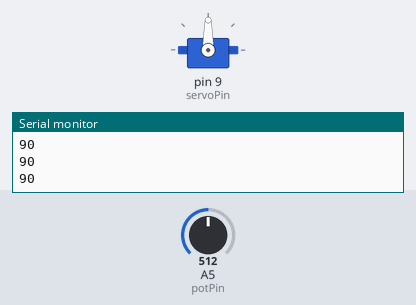
Simulated run of this sketch. Board: Arduino Uno, built with avr-gcc and run on an emulated ATmega328P. Parts: servo, the last lines printed to the serial monitor. Inputs (shaded band) come from the test bench; at power-on: A5 (potPin) = 512.

Above: at 1.2 s.
1.3 s: A5 (potPin) set to 716
At 2.5 s:
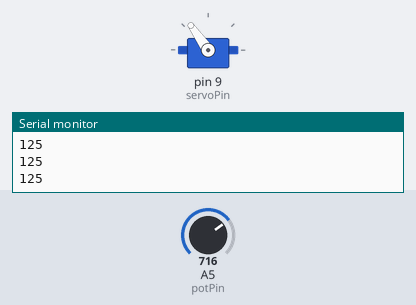
2.8 s: A5 (potPin) set to 900
At 4.0 s:
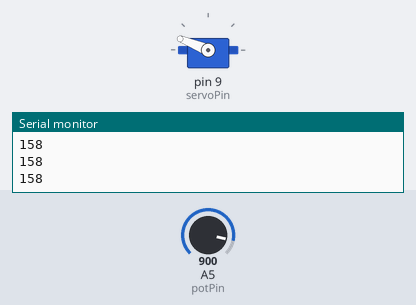
4.3 s: A5 (potPin) set to 1023
At 4.9 s:
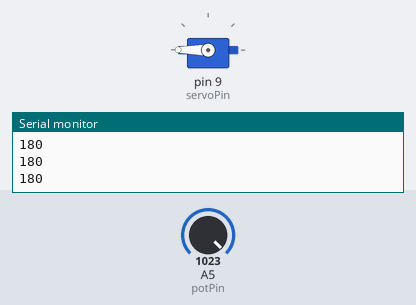
5.8 s: A5 (potPin) set to 306
At 7.0 s:
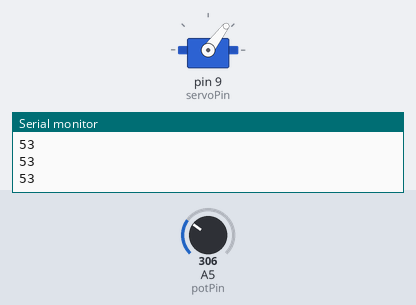
7.3 s: A5 (potPin) set to 122
At 8.4 s:
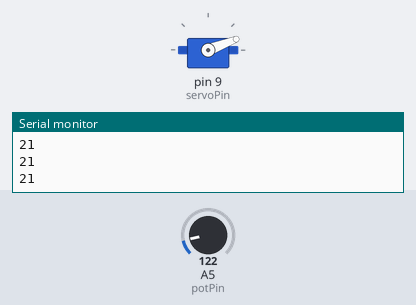
8.8 s: A5 (potPin) set to 0
At 9.7 s:
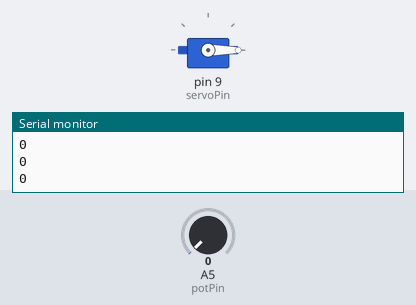
Timing chart, 0 to 11.3 s (numbered marks = the images above; inputs shaded):
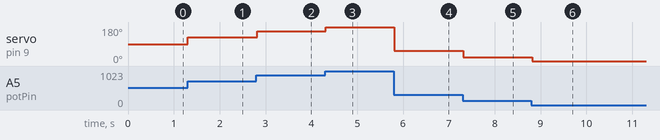

The sketch:

ServoPotentiometer.ino
```cpp
#include <Servo.h>

int potPin = A5;  // analog pin for the potentiometer
int val;    // variable to read the value from potentiometer
int servoPin = 9; // pin that the servo is controlled from

Servo myservo; // Create an object that allows us to control the servomotor

// Runs once when the Arduino first turns on
void setup() {
  pinMode(potPin,INPUT); // Set the potentiometer pin as an input
  Serial.begin(9600); // Open a connection with the serial monitor
  myservo.attach(servoPin); // tell myservo which pin the servomotor is on
}

void loop() {
  val = analogRead(potPin);            // reads the value of the potentiometer (value between 0 and 1023)
  //Serial.println(val);                 // print it to the serial monitor
  val = map(val, 0, 1023, 0, 180);     // change the value from the potentiometer into a value between 0 and 180 (the servo can only rotate 180 degrees)
  Serial.println(val);                 // print that value to the serial monitor
  myservo.write(val);                  // tell the servo to move to the angle
  delay(15);                           // delay for 15 ms to allow the servo to move to that angle
}
```

Measured:
- after the input at 1.3 s, servo on pin 9 (servoPin): 90° → 125° at once
- after the input at 2.8 s, servo on pin 9 (servoPin): 125° → 158° at once
- after the input at 4.3 s, servo on pin 9 (servoPin): 158° → 180° at once
- after the input at 5.8 s, servo on pin 9 (servoPin): 180° → 53° at once
- after the input at 7.3 s, servo on pin 9 (servoPin): 53° → 21° at once
- after the input at 8.8 s, servo on pin 9 (servoPin): 21° → 0° at once
